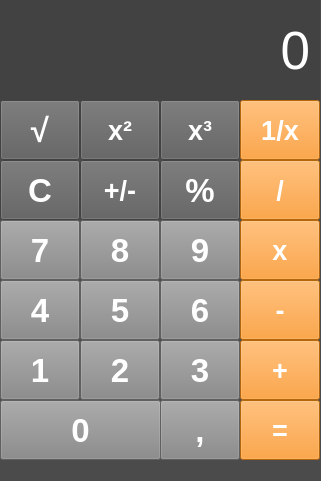
<?xml version="1.0" encoding="UTF-8"?>
<ui version="4.0">
 <class>MainWindow</class>
 <widget class="QMainWindow" name="MainWindow">
  <property name="enabled">
   <bool>true</bool>
  </property>
  <property name="geometry">
   <rect>
    <x>0</x>
    <y>0</y>
    <width>321</width>
    <height>481</height>
   </rect>
  </property>
  <property name="minimumSize">
   <size>
    <width>321</width>
    <height>481</height>
   </size>
  </property>
  <property name="maximumSize">
   <size>
    <width>321</width>
    <height>481</height>
   </size>
  </property>
  <property name="windowTitle">
   <string>KALKULYATOR</string>
  </property>
  <property name="styleSheet">
   <string notr="true">background-color: rgb(75, 75, 75);</string>
  </property>
  <widget class="QWidget" name="centralwidget">
   <widget class="QPushButton" name="btn_c">
    <property name="geometry">
     <rect>
      <x>0</x>
      <y>160</y>
      <width>80</width>
      <height>60</height>
     </rect>
    </property>
    <property name="font">
     <font>
      <pointsize>25</pointsize>
      <weight>75</weight>
      <bold>true</bold>
     </font>
    </property>
    <property name="styleSheet">
     <string notr="true">background-color: rgb(93, 93, 93);
color: rgb(255, 255, 255);</string>
    </property>
    <property name="text">
     <string>C</string>
    </property>
   </widget>
   <widget class="QPushButton" name="btn_abc">
    <property name="geometry">
     <rect>
      <x>80</x>
      <y>160</y>
      <width>80</width>
      <height>60</height>
     </rect>
    </property>
    <property name="font">
     <font>
      <pointsize>20</pointsize>
      <weight>75</weight>
      <bold>true</bold>
     </font>
    </property>
    <property name="styleSheet">
     <string notr="true">background-color: rgb(93, 93, 93);
color: rgb(255, 255, 255);</string>
    </property>
    <property name="text">
     <string>+/-</string>
    </property>
   </widget>
   <widget class="QPushButton" name="btn_percent">
    <property name="geometry">
     <rect>
      <x>160</x>
      <y>160</y>
      <width>80</width>
      <height>60</height>
     </rect>
    </property>
    <property name="font">
     <font>
      <pointsize>25</pointsize>
      <weight>75</weight>
      <bold>true</bold>
     </font>
    </property>
    <property name="styleSheet">
     <string notr="true">background-color: rgb(93, 93, 93);
color: rgb(255, 255, 255);</string>
    </property>
    <property name="text">
     <string>%</string>
    </property>
   </widget>
   <widget class="QPushButton" name="btn_bolish">
    <property name="geometry">
     <rect>
      <x>240</x>
      <y>160</y>
      <width>80</width>
      <height>60</height>
     </rect>
    </property>
    <property name="font">
     <font>
      <pointsize>20</pointsize>
      <weight>75</weight>
      <bold>true</bold>
     </font>
    </property>
    <property name="styleSheet">
     <string notr="true">background-color: rgb(253, 141, 14);
color: rgb(255, 255, 255);</string>
    </property>
    <property name="text">
     <string>/</string>
    </property>
   </widget>
   <widget class="QPushButton" name="btn_7">
    <property name="geometry">
     <rect>
      <x>0</x>
      <y>220</y>
      <width>80</width>
      <height>60</height>
     </rect>
    </property>
    <property name="font">
     <font>
      <pointsize>25</pointsize>
      <weight>75</weight>
      <bold>true</bold>
     </font>
    </property>
    <property name="styleSheet">
     <string notr="true">background-color: rgb(135, 135, 135);
color: rgb(255, 255, 255);</string>
    </property>
    <property name="text">
     <string>7</string>
    </property>
   </widget>
   <widget class="QPushButton" name="btn_Mul">
    <property name="geometry">
     <rect>
      <x>240</x>
      <y>220</y>
      <width>80</width>
      <height>60</height>
     </rect>
    </property>
    <property name="font">
     <font>
      <pointsize>20</pointsize>
      <weight>75</weight>
      <bold>true</bold>
     </font>
    </property>
    <property name="styleSheet">
     <string notr="true">background-color: rgb(253, 141, 14);
color: rgb(255, 255, 255);</string>
    </property>
    <property name="text">
     <string>x</string>
    </property>
   </widget>
   <widget class="QPushButton" name="btn_8">
    <property name="geometry">
     <rect>
      <x>80</x>
      <y>220</y>
      <width>80</width>
      <height>60</height>
     </rect>
    </property>
    <property name="font">
     <font>
      <pointsize>25</pointsize>
      <weight>75</weight>
      <bold>true</bold>
     </font>
    </property>
    <property name="styleSheet">
     <string notr="true">background-color: rgb(135, 135, 135);
color: rgb(255, 255, 255);</string>
    </property>
    <property name="text">
     <string>8</string>
    </property>
   </widget>
   <widget class="QPushButton" name="btn_9">
    <property name="geometry">
     <rect>
      <x>160</x>
      <y>220</y>
      <width>80</width>
      <height>60</height>
     </rect>
    </property>
    <property name="font">
     <font>
      <pointsize>25</pointsize>
      <weight>75</weight>
      <bold>true</bold>
     </font>
    </property>
    <property name="styleSheet">
     <string notr="true">background-color: rgb(135, 135, 135);
color: rgb(255, 255, 255);</string>
    </property>
    <property name="text">
     <string>9</string>
    </property>
   </widget>
   <widget class="QPushButton" name="btn_4">
    <property name="geometry">
     <rect>
      <x>0</x>
      <y>280</y>
      <width>80</width>
      <height>60</height>
     </rect>
    </property>
    <property name="font">
     <font>
      <pointsize>25</pointsize>
      <weight>75</weight>
      <bold>true</bold>
     </font>
    </property>
    <property name="styleSheet">
     <string notr="true">background-color: rgb(135, 135, 135);
color: rgb(255, 255, 255);</string>
    </property>
    <property name="text">
     <string>4</string>
    </property>
   </widget>
   <widget class="QPushButton" name="btn_sub">
    <property name="geometry">
     <rect>
      <x>240</x>
      <y>280</y>
      <width>80</width>
      <height>60</height>
     </rect>
    </property>
    <property name="font">
     <font>
      <pointsize>20</pointsize>
      <weight>75</weight>
      <bold>true</bold>
     </font>
    </property>
    <property name="styleSheet">
     <string notr="true">background-color: rgb(253, 141, 14);
color: rgb(255, 255, 255);</string>
    </property>
    <property name="text">
     <string>-</string>
    </property>
   </widget>
   <widget class="QPushButton" name="btn_5">
    <property name="geometry">
     <rect>
      <x>80</x>
      <y>280</y>
      <width>80</width>
      <height>60</height>
     </rect>
    </property>
    <property name="font">
     <font>
      <pointsize>25</pointsize>
      <weight>75</weight>
      <bold>true</bold>
     </font>
    </property>
    <property name="styleSheet">
     <string notr="true">background-color: rgb(135, 135, 135);
color: rgb(255, 255, 255);</string>
    </property>
    <property name="text">
     <string>5</string>
    </property>
   </widget>
   <widget class="QPushButton" name="btn_6">
    <property name="geometry">
     <rect>
      <x>160</x>
      <y>280</y>
      <width>80</width>
      <height>60</height>
     </rect>
    </property>
    <property name="font">
     <font>
      <pointsize>25</pointsize>
      <weight>75</weight>
      <bold>true</bold>
     </font>
    </property>
    <property name="styleSheet">
     <string notr="true">background-color: rgb(135, 135, 135);
color: rgb(255, 255, 255);</string>
    </property>
    <property name="text">
     <string>6</string>
    </property>
   </widget>
   <widget class="QPushButton" name="btn_1">
    <property name="geometry">
     <rect>
      <x>0</x>
      <y>340</y>
      <width>80</width>
      <height>60</height>
     </rect>
    </property>
    <property name="font">
     <font>
      <pointsize>25</pointsize>
      <weight>75</weight>
      <bold>true</bold>
     </font>
    </property>
    <property name="styleSheet">
     <string notr="true">background-color: rgb(135, 135, 135);
color: rgb(255, 255, 255);</string>
    </property>
    <property name="text">
     <string>1</string>
    </property>
   </widget>
   <widget class="QPushButton" name="btn_Add">
    <property name="geometry">
     <rect>
      <x>240</x>
      <y>340</y>
      <width>80</width>
      <height>60</height>
     </rect>
    </property>
    <property name="font">
     <font>
      <pointsize>20</pointsize>
      <weight>75</weight>
      <bold>true</bold>
     </font>
    </property>
    <property name="styleSheet">
     <string notr="true">background-color: rgb(253, 141, 14);
color: rgb(255, 255, 255);</string>
    </property>
    <property name="text">
     <string>+</string>
    </property>
   </widget>
   <widget class="QPushButton" name="btn_2">
    <property name="geometry">
     <rect>
      <x>80</x>
      <y>340</y>
      <width>80</width>
      <height>60</height>
     </rect>
    </property>
    <property name="font">
     <font>
      <pointsize>25</pointsize>
      <weight>75</weight>
      <bold>true</bold>
     </font>
    </property>
    <property name="styleSheet">
     <string notr="true">background-color: rgb(135, 135, 135);
color: rgb(255, 255, 255);</string>
    </property>
    <property name="text">
     <string>2</string>
    </property>
   </widget>
   <widget class="QPushButton" name="btn_3">
    <property name="geometry">
     <rect>
      <x>160</x>
      <y>340</y>
      <width>80</width>
      <height>60</height>
     </rect>
    </property>
    <property name="font">
     <font>
      <pointsize>25</pointsize>
      <weight>75</weight>
      <bold>true</bold>
     </font>
    </property>
    <property name="styleSheet">
     <string notr="true">background-color: rgb(135, 135, 135);
color: rgb(255, 255, 255);</string>
    </property>
    <property name="text">
     <string>3</string>
    </property>
   </widget>
   <widget class="QPushButton" name="btn_0">
    <property name="geometry">
     <rect>
      <x>0</x>
      <y>400</y>
      <width>161</width>
      <height>60</height>
     </rect>
    </property>
    <property name="font">
     <font>
      <pointsize>25</pointsize>
      <weight>75</weight>
      <bold>true</bold>
     </font>
    </property>
    <property name="styleSheet">
     <string notr="true">background-color: rgb(135, 135, 135);
color: rgb(255, 255, 255);</string>
    </property>
    <property name="text">
     <string>0</string>
    </property>
   </widget>
   <widget class="QPushButton" name="btn_point">
    <property name="geometry">
     <rect>
      <x>160</x>
      <y>400</y>
      <width>80</width>
      <height>60</height>
     </rect>
    </property>
    <property name="font">
     <font>
      <pointsize>25</pointsize>
      <weight>75</weight>
      <bold>true</bold>
     </font>
    </property>
    <property name="styleSheet">
     <string notr="true">background-color: rgb(135, 135, 135);
color: rgb(255, 255, 255);</string>
    </property>
    <property name="text">
     <string>,</string>
    </property>
   </widget>
   <widget class="QPushButton" name="btn_equal">
    <property name="geometry">
     <rect>
      <x>240</x>
      <y>400</y>
      <width>80</width>
      <height>60</height>
     </rect>
    </property>
    <property name="font">
     <font>
      <pointsize>20</pointsize>
      <weight>75</weight>
      <bold>true</bold>
     </font>
    </property>
    <property name="styleSheet">
     <string notr="true">background-color: rgb(253, 141, 14);
color: rgb(255, 255, 255);</string>
    </property>
    <property name="text">
     <string>=</string>
    </property>
   </widget>
   <widget class="QLabel" name="result">
    <property name="geometry">
     <rect>
      <x>0</x>
      <y>0</y>
      <width>320</width>
      <height>101</height>
     </rect>
    </property>
    <property name="font">
     <font>
      <pointsize>40</pointsize>
     </font>
    </property>
    <property name="styleSheet">
     <string notr="true">background-color: rgb(66, 66, 66);
color: rgb(255, 255, 255);</string>
    </property>
    <property name="text">
     <string>0</string>
    </property>
    <property name="alignment">
     <set>Qt::AlignRight|Qt::AlignTrailing|Qt::AlignVCenter</set>
    </property>
    <property name="margin">
     <number>10</number>
    </property>
    <property name="indent">
     <number>10</number>
    </property>
   </widget>
   <widget class="QPushButton" name="btn_1x">
    <property name="geometry">
     <rect>
      <x>240</x>
      <y>100</y>
      <width>80</width>
      <height>60</height>
     </rect>
    </property>
    <property name="font">
     <font>
      <pointsize>20</pointsize>
      <weight>75</weight>
      <bold>true</bold>
     </font>
    </property>
    <property name="styleSheet">
     <string notr="true">background-color: rgb(253, 141, 14);
color: rgb(255, 255, 255);</string>
    </property>
    <property name="text">
     <string>1/x</string>
    </property>
   </widget>
   <widget class="QPushButton" name="btn_sqrt">
    <property name="geometry">
     <rect>
      <x>0</x>
      <y>100</y>
      <width>80</width>
      <height>60</height>
     </rect>
    </property>
    <property name="font">
     <font>
      <pointsize>25</pointsize>
      <weight>75</weight>
      <bold>true</bold>
     </font>
    </property>
    <property name="styleSheet">
     <string notr="true">background-color: rgb(93, 93, 93);
color: rgb(255, 255, 255);</string>
    </property>
    <property name="text">
     <string>√</string>
    </property>
   </widget>
   <widget class="QPushButton" name="btn_pow3">
    <property name="geometry">
     <rect>
      <x>160</x>
      <y>100</y>
      <width>80</width>
      <height>60</height>
     </rect>
    </property>
    <property name="font">
     <font>
      <pointsize>20</pointsize>
      <weight>75</weight>
      <bold>true</bold>
     </font>
    </property>
    <property name="styleSheet">
     <string notr="true">background-color: rgb(93, 93, 93);
color: rgb(255, 255, 255);</string>
    </property>
    <property name="text">
     <string>x³</string>
    </property>
   </widget>
   <widget class="QPushButton" name="bt_pow2">
    <property name="geometry">
     <rect>
      <x>80</x>
      <y>100</y>
      <width>80</width>
      <height>60</height>
     </rect>
    </property>
    <property name="font">
     <font>
      <pointsize>20</pointsize>
      <weight>75</weight>
      <bold>true</bold>
     </font>
    </property>
    <property name="styleSheet">
     <string notr="true">background-color: rgb(93, 93, 93);
color: rgb(255, 255, 255);</string>
    </property>
    <property name="text">
     <string>x²</string>
    </property>
   </widget>
  </widget>
  <widget class="QMenuBar" name="menubar">
   <property name="geometry">
    <rect>
     <x>0</x>
     <y>0</y>
     <width>321</width>
     <height>26</height>
    </rect>
   </property>
  </widget>
 </widget>
 <resources/>
 <connections/>
</ui>
